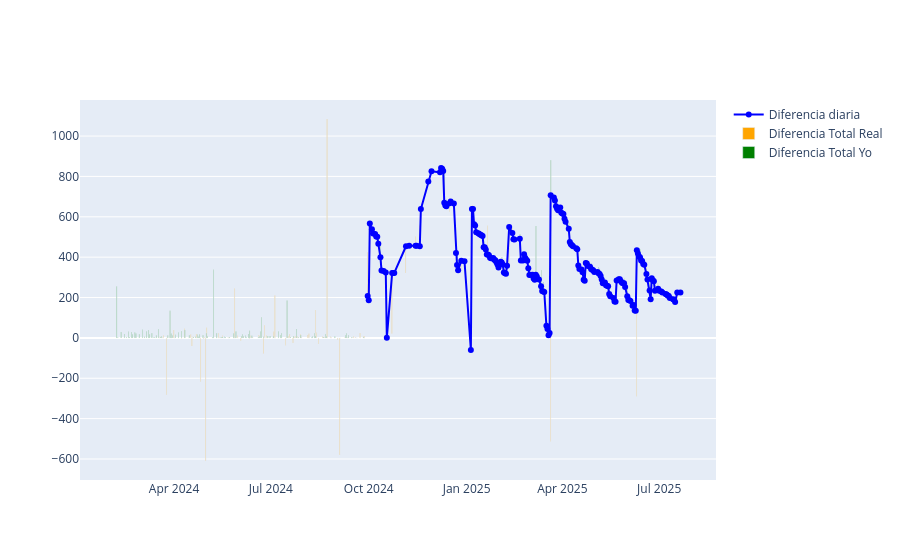

The code cell stored with this chart in its notebook:
### Code cell
fig = go.Figure()
fig.add_trace(go.Scatter(
    x=df_diferencia['FECHA'],
    y=df_diferencia['total_yo'],
    mode='lines+markers',
    name='Diferencia diaria',
    line=dict(color='blue')
))
fig.add_trace(go.Bar(
    x=df_diferencia['FECHA'],
    y=-df_diferencia['diff_saldo_real'],
    name='Diferencia Total Real',
    marker_color='orange',
    hovertemplate='Fecha: %{x|%Y-%m-%d}<br>Diferencia Total Real: %{y}<extra></extra>',
    base=df_diferencia['total_yo']  # Empieza desde el valor de TOTAL
))
fig.add_trace(go.Bar(
    x=df_diferencia['FECHA'],
    y=df_diferencia['diff_tarjeta'],
    name='Diferencia Total Yo',
    marker_color='green',
    hovertemplate='Fecha: %{x|%Y-%m-%d}<br>Diferencia Total Yo: %{y}<extra></extra>',
    base=df_diferencia['total_yo']  # Empieza desde el valor de TOTAL
))

### Figure 1 — Plotly figure (JSON) as saved in the notebook; plotly's stock layout.template omitted (floating-point values rounded to 4 significant figures; data arrays with more than 128 entries replaced by an {"elided": "..."} marker saying what was removed)
{"data": [{"line": {"color": "blue"}, "mode": "lines+markers", "name": "Diferencia diaria", "type": "scatter", "x": {"elided": "332 str values"}, "y": {"elided": "332 float values"}}, {"base": {"elided": "332 float values"}, "hovertemplate": "Fecha: %{x|%Y-%m-%d}<br>Diferencia Total Real: %{y}<extra></extra>", "marker": {"color": "orange"}, "name": "Diferencia Total Real", "type": "bar", "x": {"elided": "332 str values"}, "y": {"elided": "332 float values"}}, {"base": {"elided": "332 float values"}, "hovertemplate": "Fecha: %{x|%Y-%m-%d}<br>Diferencia Total Yo: %{y}<extra></extra>", "marker": {"color": "green"}, "name": "Diferencia Total Yo", "type": "bar", "x": {"elided": "332 str values"}, "y": {"elided": "332 float values"}}], "layout": {}}
